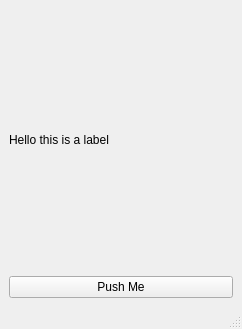
<?xml version="1.0" encoding="UTF-8"?>
<ui version="4.0">
    <class>MainWindow</class>
    <widget class="QMainWindow" name="MainWindow">
        <property name="geometry">
            <rect>
                <x>0</x>
                <y>0</y>
                <width>242</width>
                <height>329</height>
            </rect>
        </property>
        <property name="windowTitle">
            <string>MainWindow</string>
        </property>
        <widget class="QWidget" name="centralwidget">
            <layout class="QVBoxLayout" name="verticalLayout_2">
                <item>
                    <layout class="QVBoxLayout" name="verticalLayout">
                        <item>
                            <widget class="QLabel" name="label">
                                <property name="text">
                                    <string>Hello this is a label</string>
                                </property>
                            </widget>
                        </item>
                        <item>
                            <widget class="QPushButton" name="pushButton">
                                <property name="text">
                                    <string>Push Me</string>
                                </property>
                            </widget>
                        </item>
                    </layout>
                </item>
            </layout>
        </widget>
        <widget class="QMenuBar" name="menubar">
            <property name="geometry">
                <rect>
                    <x>0</x>
                    <y>0</y>
                    <width>242</width>
                    <height>26</height>
                </rect>
            </property>
        </widget>
        <widget class="QStatusBar" name="statusbar" />
    </widget>
    <resources />
    <connections />
</ui>
